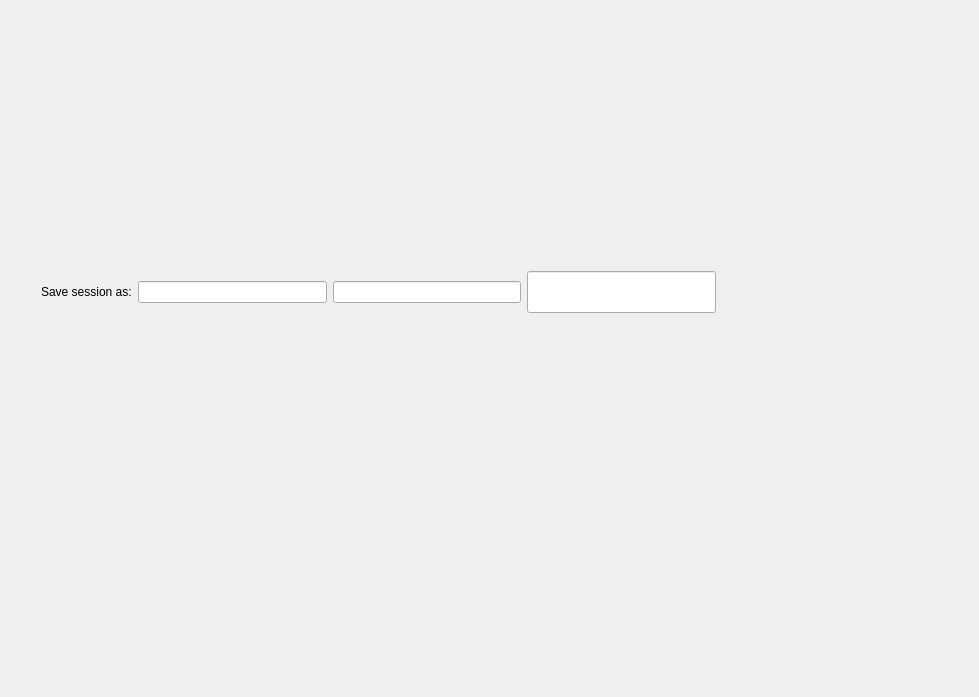
<?xml version="1.0" encoding="UTF-8"?>
<ui version="4.0">
 <class>MainWindow</class>
 <widget class="QMainWindow" name="MainWindow">
  <property name="geometry">
   <rect>
    <x>0</x>
    <y>0</y>
    <width>979</width>
    <height>697</height>
   </rect>
  </property>
  <property name="sizePolicy">
   <sizepolicy hsizetype="Expanding" vsizetype="Expanding">
    <horstretch>0</horstretch>
    <verstretch>0</verstretch>
   </sizepolicy>
  </property>
  <property name="windowTitle">
   <string>MainWindow</string>
  </property>
  <widget class="QWidget" name="centralWidget">
   <property name="sizePolicy">
    <sizepolicy hsizetype="MinimumExpanding" vsizetype="MinimumExpanding">
     <horstretch>0</horstretch>
     <verstretch>0</verstretch>
    </sizepolicy>
   </property>
   <widget class="QWidget" name="">
    <property name="geometry">
     <rect>
      <x>30</x>
      <y>260</y>
      <width>697</width>
      <height>64</height>
     </rect>
    </property>
    <property name="sizePolicy">
     <sizepolicy hsizetype="Preferred" vsizetype="Preferred">
      <horstretch>2</horstretch>
      <verstretch>0</verstretch>
     </sizepolicy>
    </property>
    <layout class="QHBoxLayout" name="horizontalLayout_2" stretch="0,0,0,0">
     <property name="sizeConstraint">
      <enum>QLayout::SetDefaultConstraint</enum>
     </property>
     <item>
      <widget class="QLabel" name="label">
       <property name="enabled">
        <bool>true</bool>
       </property>
       <property name="sizePolicy">
        <sizepolicy hsizetype="Fixed" vsizetype="Fixed">
         <horstretch>1</horstretch>
         <verstretch>0</verstretch>
        </sizepolicy>
       </property>
       <property name="minimumSize">
        <size>
         <width>80</width>
         <height>0</height>
        </size>
       </property>
       <property name="text">
        <string>Save session as:</string>
       </property>
      </widget>
     </item>
     <item>
      <widget class="QLineEdit" name="lineEdit">
       <property name="sizePolicy">
        <sizepolicy hsizetype="Expanding" vsizetype="Fixed">
         <horstretch>2</horstretch>
         <verstretch>7</verstretch>
        </sizepolicy>
       </property>
       <property name="focusPolicy">
        <enum>Qt::NoFocus</enum>
       </property>
       <property name="readOnly">
        <bool>false</bool>
       </property>
      </widget>
     </item>
     <item>
      <widget class="QLineEdit" name="lineEdit_2">
       <property name="sizePolicy">
        <sizepolicy hsizetype="Expanding" vsizetype="Fixed">
         <horstretch>2</horstretch>
         <verstretch>0</verstretch>
        </sizepolicy>
       </property>
       <property name="focusPolicy">
        <enum>Qt::NoFocus</enum>
       </property>
       <property name="readOnly">
        <bool>true</bool>
       </property>
      </widget>
     </item>
     <item>
      <widget class="QLineEdit" name="lineEdit_3">
       <property name="sizePolicy">
        <sizepolicy hsizetype="Expanding" vsizetype="Fixed">
         <horstretch>2</horstretch>
         <verstretch>0</verstretch>
        </sizepolicy>
       </property>
       <property name="font">
        <font>
         <pointsize>25</pointsize>
        </font>
       </property>
       <property name="text">
        <string/>
       </property>
       <property name="alignment">
        <set>Qt::AlignCenter</set>
       </property>
       <property name="readOnly">
        <bool>false</bool>
       </property>
      </widget>
     </item>
    </layout>
   </widget>
  </widget>
 </widget>
 <layoutdefault spacing="6" margin="11"/>
 <resources/>
 <connections/>
 <slots>
  <slot>toggleRun(bool)</slot>
 </slots>
</ui>
